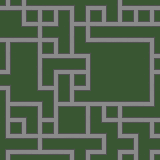
#> input picture images/first.png, 160 x 160 px, given in place of 11.png, which was not available
$ python main.py
#> lines starting #> are read from the running program, lines starting #| are printed output that depends on the picture; pictures that were not available may be replaced by others from this repository, and a replacement may not be noted
### TileMapMaker.py
import random
from constants import *
from PIL import Image

class CreateTileMap():
    def __init__(self):
        self.size = 5
        self.tilesets = tilesets

    def get_left(self, coords):
        return self.grid[coords[0]][coords[1]-1]['polarity'][1]

    def get_top(self, coords):
        return self.grid[coords[0]-1][coords[1]]['polarity'][2]

    def grab_blocks(self, lookup, west=None, north=None):

        blocks = []
        for i in lookup.keys():
            if (lookup[i]['polarity'][0] == north or north == None) and (lookup[i]['polarity'][3] == west or west == None):
                blocks.append(lookup[i])

        return blocks

    def create_grid(self, size):
        '''
        size = The n By n dimensions of your image multiplied by the pixels of the image being used
        '''
        self.size = size
        self.grid = [[None] * size for i in range(size)]
        return self.grid

    def fill_grid(self, lookup):
        '''
        lookup = a dictionary containing information about the images, found in constants.py
        '''
        while True:
            break_loop = False
            for row in range(len(self.grid)):
                for col in range(len(self.grid[row])):

                    # sets first value at random
                    if row == 0 and col == 0:
                        keys = list(lookup.keys())
                        self.grid[0][0] = lookup[random.choice(keys)]

                    else:
                        if row == 0:
                            # Check only Left
                            left_value = self.get_left((row, col))
                            possible_blocks = self.grab_blocks(lookup, west=left_value)

                        elif col == 0:
                            # Check only top
                            top_value  = self.get_top((row, col))
                            possible_blocks = self.grab_blocks(lookup, north=top_value)

                        else:
                            top_value  = self.get_top((row, col))
                            left_value = self.get_left((row, col))
                            possible_blocks = self.grab_blocks(lookup, west=left_value, north=top_value)

                        if len(possible_blocks) == 0:
                            break_loop = True
                        else:
                            choice = random.choice(possible_blocks)
                            self.grid[row][col] = choice

                    if break_loop: break
                if break_loop: break
            if break_loop:
                self.create_grid(self.size)
            else:
                break

    def make_image(self, file_name, step):
        '''
        file_name = (str) Whatever name you want to give the file.

        step = Usually the width in pixels of each image being used. Ex. 16
        | However, you may choose to resize your image to a smaller scale using a smaller pixel step
        '''
#> called with file_name = 'LowResCircuit', step = 56
        height = step*len(self.grid)
        width = step*len(self.grid)
        image = Image.new(mode='RGB', size=(height, width), color=255)
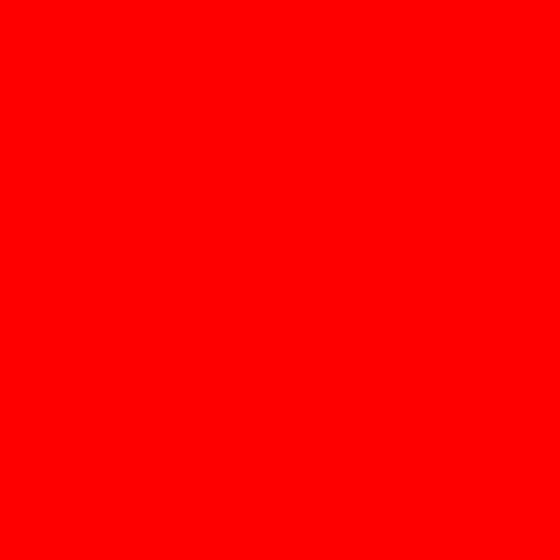
#> image: PIL image 1120x1120 RGB (shown at 1/2 size); mean R, G, B 255, 0, 0

        # Draw images
        y = 0
        for row in self.grid:
            x = 0
            for temp in row:
                im = Image.open(temp['image'])
#> im is the input picture: PIL image 160x160 RGB; mean R, G, B 81, 99, 76.7
                im = im.rotate(angle=90*temp['rotation'])
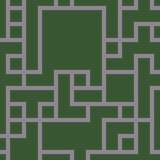
#> im: PIL image 160x160 RGB; mean R, G, B 81, 99, 76.7
                im = im.resize((step, step))
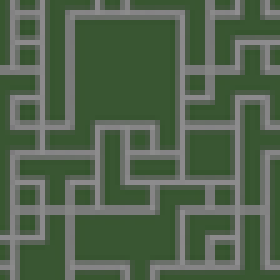
#> im: PIL image 56x56 RGB (shown 5 times larger); mean R, G, B 81.1, 99, 76.7
                image.paste(im, box=(x*step, y*step))
                x += 1
            y += 1

        image.save(f'{file_name}.png')

### main.py
from TileMapMaker import CreateTileMap

tilemap = CreateTileMap()

tilemap.create_grid(size=20)
tilemap.fill_grid(tilemap.tilesets[0])
#> (the run stopped early here; a loop or call above may not have finished)

$ run again, on images/second.png
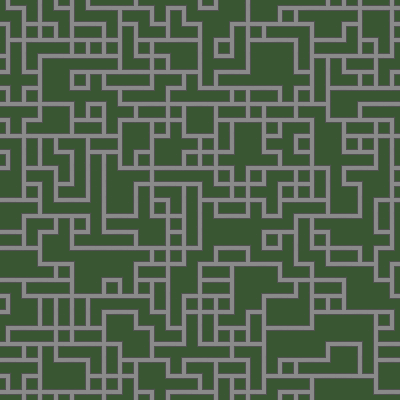
#> input picture images/second.png, 400 x 400 px, given in place of 11.png, which was not available
#> in make_image, im is the input picture: PIL image 400x400 RGB; mean R, G, B 82.3, 99.7, 78.1
#> in make_image, `im = im.rotate(angle=90*temp['rotation'])`:
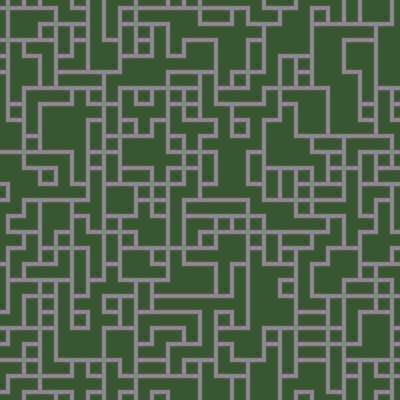
#> im: PIL image 400x400 RGB; mean R, G, B 82.3, 99.7, 78.1
#> in make_image, `im = im.resize((step, step))`:
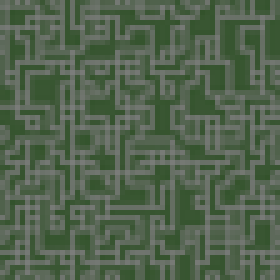
#> im: PIL image 56x56 RGB (shown 5 times larger); mean R, G, B 82.4, 99.8, 78.2
